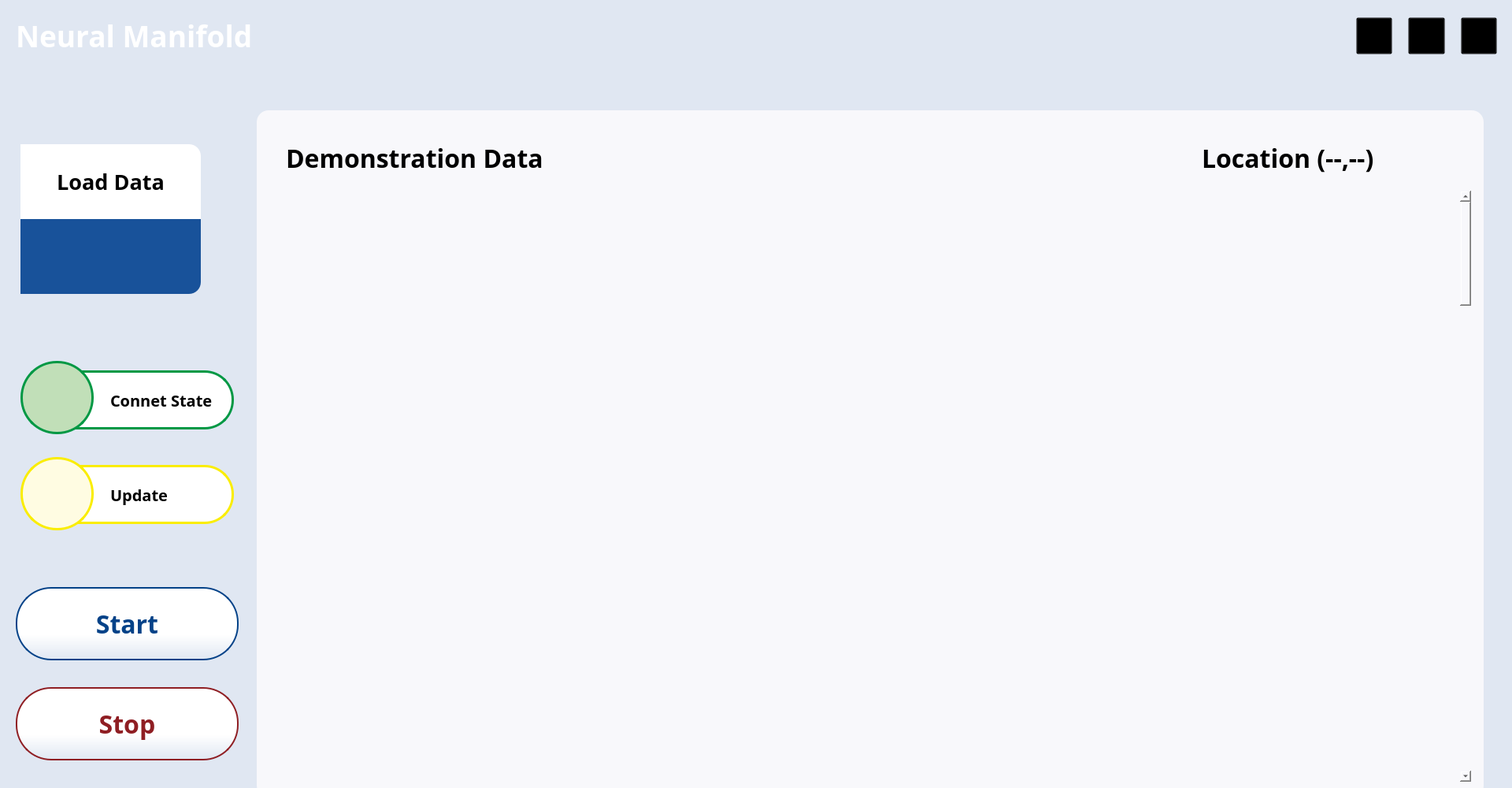
<?xml version="1.0" encoding="UTF-8"?>
<ui version="4.0">
 <class>MainWidget</class>
 <widget class="QWidget" name="MainWidget">
  <property name="windowModality">
   <enum>Qt::NonModal</enum>
  </property>
  <property name="geometry">
   <rect>
    <x>0</x>
    <y>0</y>
    <width>1920</width>
    <height>1000</height>
   </rect>
  </property>
  <property name="windowTitle">
   <string>MainWidget</string>
  </property>
  <property name="styleSheet">
   <string notr="true">background-color: rgb(224, 231, 242);
outline: none;</string>
  </property>
  <widget class="QWidget" name="TitleWidget" native="true">
   <property name="geometry">
    <rect>
     <x>0</x>
     <y>0</y>
     <width>1920</width>
     <height>88</height>
    </rect>
   </property>
   <property name="styleSheet">
    <string notr="true">background: url(:/icon/PNG/icon_title _bar_background.png);</string>
   </property>
   <widget class="QWidget" name="horizontalLayoutWidget">
    <property name="geometry">
     <rect>
      <x>0</x>
      <y>0</y>
      <width>1931</width>
      <height>91</height>
     </rect>
    </property>
    <layout class="QHBoxLayout" name="horizontalLayout">
     <property name="spacing">
      <number>20</number>
     </property>
     <property name="leftMargin">
      <number>20</number>
     </property>
     <item>
      <widget class="QLabel" name="APPTitle">
       <property name="font">
        <font>
         <family>HarmonyOS Sans SC</family>
         <pointsize>28</pointsize>
         <weight>75</weight>
         <bold>true</bold>
        </font>
       </property>
       <property name="styleSheet">
        <string notr="true">color: rgb(255, 255, 255);
background: transparent</string>
       </property>
       <property name="text">
        <string>Neural Manifold</string>
       </property>
      </widget>
     </item>
     <item>
      <spacer name="horizontalSpacer_right">
       <property name="orientation">
        <enum>Qt::Horizontal</enum>
       </property>
       <property name="sizeHint" stdset="0">
        <size>
         <width>40</width>
         <height>20</height>
        </size>
       </property>
      </spacer>
     </item>
     <item>
      <widget class="QPushButton" name="pushButton_minimize">
       <property name="minimumSize">
        <size>
         <width>46</width>
         <height>47</height>
        </size>
       </property>
       <property name="focusPolicy">
        <enum>Qt::ClickFocus</enum>
       </property>
       <property name="styleSheet">
        <string notr="true">QPushButton {
	border-image: url(:/icon/PNG/icon_minimize.png);
	outline: none;
	background: transparent;
}

QPushButton:hover {
	
	border-image: url(:/icon/PNG/icon_minimize_pressed.png);
}
            
QPushButton:pressed {
	
	border-image: url(:/icon/PNG/icon_minimize_pressed.png);
}</string>
       </property>
       <property name="text">
        <string/>
       </property>
       <property name="iconSize">
        <size>
         <width>32</width>
         <height>32</height>
        </size>
       </property>
       <property name="checkable">
        <bool>false</bool>
       </property>
       <property name="default">
        <bool>false</bool>
       </property>
       <property name="flat">
        <bool>false</bool>
       </property>
      </widget>
     </item>
     <item>
      <widget class="QPushButton" name="pushButton_maximize">
       <property name="minimumSize">
        <size>
         <width>47</width>
         <height>47</height>
        </size>
       </property>
       <property name="focusPolicy">
        <enum>Qt::ClickFocus</enum>
       </property>
       <property name="styleSheet">
        <string notr="true">QPushButton {
	border-image: url(:/icon/PNG/icon_maximize.png);
	outline: none;
	background: transparent;
}

QPushButton:hover {
	
	border-image: url(:/icon/PNG/icon_maximize_pressed.png);
}
            
QPushButton:pressed {
	
	border-image: url(:/icon/PNG/icon_maximize_pressed.png);
}</string>
       </property>
       <property name="text">
        <string/>
       </property>
      </widget>
     </item>
     <item>
      <widget class="QPushButton" name="pushButton_close">
       <property name="minimumSize">
        <size>
         <width>46</width>
         <height>47</height>
        </size>
       </property>
       <property name="focusPolicy">
        <enum>Qt::ClickFocus</enum>
       </property>
       <property name="styleSheet">
        <string notr="true">QPushButton {
	border-image: url(:/icon/PNG/icon_close.png);
	outline: none;
	background: transparent;
}

QPushButton:hover {
	
	border-image: url(:/icon/PNG/icon_close_pressed.png);
}
            
QPushButton:pressed {
	
	border-image: url(:/icon/PNG/icon_close_pressed.png);
}</string>
       </property>
       <property name="text">
        <string/>
       </property>
       <property name="iconSize">
        <size>
         <width>46</width>
         <height>47</height>
        </size>
       </property>
      </widget>
     </item>
     <item>
      <spacer name="horizontalSpacer_mid">
       <property name="orientation">
        <enum>Qt::Horizontal</enum>
       </property>
       <property name="sizeType">
        <enum>QSizePolicy::Minimum</enum>
       </property>
       <property name="sizeHint" stdset="0">
        <size>
         <width>30</width>
         <height>20</height>
        </size>
       </property>
      </spacer>
     </item>
    </layout>
   </widget>
  </widget>
  <widget class="QWidget" name="ReuseWidget" native="true">
   <property name="geometry">
    <rect>
     <x>326</x>
     <y>140</y>
     <width>1558</width>
     <height>872</height>
    </rect>
   </property>
   <property name="styleSheet">
    <string notr="true">background-color: #F8F8FB;
border-radius: 15px;</string>
   </property>
   <widget class="QScrollArea" name="ChannalSelectScrollArea">
    <property name="geometry">
     <rect>
      <x>26</x>
      <y>102</y>
      <width>1516</width>
      <height>750</height>
     </rect>
    </property>
    <property name="focusPolicy">
     <enum>Qt::ClickFocus</enum>
    </property>
    <property name="styleSheet">
     <string notr="true">#scrollArea{
	background-color: rgb(255, 255,255);
	border: 2px solid #FFFFFF;
	border-radius:15px;
}
 
QScrollBar:vertical {/*设置滚动条背景*/
    border: none;
	border-radius:10px;
    width: 20px;
	background:rgba(153, 153, 153, 0.5);
	border-image: url(:/icon/tou.png);
}
QScrollBar::handle:vertical {/*设置滑动条*/
	border: none;
    border-radius:10px; 
 
	background-color: rgb(55, 156, 212);
  }
QScrollBar::sub-line:vertical {
      border: none;
      height: 0px;
      subcontrol-position: top;
      subcontrol-origin: margin;
  }
QScrollBar::add-line:vertical {
      border: none;
      height: 0px;
      subcontrol-position: bottom;
      subcontrol-origin: margin;
  }
  QScrollBar::up-arrow:vertical, QScrollBar::down-arrow:vertical {
	border:none;
      width: 0px;
      height: 0px;
  }
  QScrollBar::add-page:vertical, QScrollBar::sub-page:vertical {
      background: none;
  }
 
 
 
 
QScrollBar:horizontal {/*设置滚动条背景*/
    border: none;
	border-radius:2px;
    height: 20px;
	background:rgba(153, 153, 153, 0.5);
	border-image: url(:/icon/tou.png);
}
QScrollBar::handle:horizontal {/*设置滑动条*/
	border: none;
    border-radius:2px; 
 
	background-color: rgb(55, 156, 212);
  }
QScrollBar::sub-line:horizontal {
      border: none;
      width: 0px;
      subcontrol-position: left;
      subcontrol-origin: margin;
  }
QScrollBar::add-line:horizontal {
      border: none;
      width: 0px;
      subcontrol-position: right;
      subcontrol-origin: margin;
  }
  QScrollBar::up-arrow:horizontal, QScrollBar::down-arrow:vertical {
	border:none;
      width: 0px;
      height: 0px;
  }
  QScrollBar::add-page:horizontal, QScrollBar::sub-page:vertical {
      background: none;
  }
 
 
 
 
 </string>
    </property>
    <property name="verticalScrollBarPolicy">
     <enum>Qt::ScrollBarAsNeeded</enum>
    </property>
    <property name="horizontalScrollBarPolicy">
     <enum>Qt::ScrollBarAlwaysOff</enum>
    </property>
    <property name="widgetResizable">
     <bool>false</bool>
    </property>
    <widget class="QWidget" name="scrollAreaWidgetContents_2">
     <property name="geometry">
      <rect>
       <x>0</x>
       <y>0</y>
       <width>1495</width>
       <height>27615</height>
      </rect>
     </property>
     <property name="minimumSize">
      <size>
       <width>0</width>
       <height>800</height>
      </size>
     </property>
     <property name="styleSheet">
      <string notr="true">#scrollArea{
border: 2px solid #c3c3c3;
border-radius:15px;
}
 
 
QScrollBar:vertical {/*设置滚动条背景*/
    border: none;
	border-radius:10px;
    width: 20px;
	background:rgba(153, 153, 153, 0.5);
	border-image: url(:/icon/tou.png);
}
QScrollBar::handle:vertical {/*设置滑动条*/
	border: none;
    border-radius:10px; 
 
	background-color: rgb(55, 156, 212);
  }
QScrollBar::sub-line:vertical {
      border: none;
      height: 0px;
      subcontrol-position: top;
      subcontrol-origin: margin;
  }
QScrollBar::add-line:vertical {
      border: none;
      height: 0px;
      subcontrol-position: bottom;
      subcontrol-origin: margin;
  }
  QScrollBar::up-arrow:vertical, QScrollBar::down-arrow:vertical {
	border:none;
      width: 0px;
      height: 0px;
  }
  QScrollBar::add-page:vertical, QScrollBar::sub-page:vertical {
      background: none;
  }
 
 
 
 
QScrollBar:horizontal {/*设置滚动条背景*/
    border: none;
	border-radius:2px;
    height: 20px;
	background:rgba(153, 153, 153, 0.5);
	border-image: url(:/icon/tou.png);
}
QScrollBar::handle:horizontal {/*设置滑动条*/
	border: none;
    border-radius:2px; 
 
	background-color: rgb(55, 156, 212);
  }
QScrollBar::sub-line:horizontal {
      border: none;
      width: 0px;
      subcontrol-position: left;
      subcontrol-origin: margin;
  }
QScrollBar::add-line:horizontal {
      border: none;
      width: 0px;
      subcontrol-position: right;
      subcontrol-origin: margin;
  }
  QScrollBar::up-arrow:horizontal, QScrollBar::down-arrow:vertical {
	border:none;
      width: 0px;
      height: 0px;
  }
  QScrollBar::add-page:horizontal, QScrollBar::sub-page:vertical {
      background: none;
  }
 
 
 
 
 </string>
     </property>
     <widget class="QWidget" name="ChannelSelectWidget" native="true">
      <property name="geometry">
       <rect>
        <x>0</x>
        <y>0</y>
        <width>1495</width>
        <height>27615</height>
       </rect>
      </property>
      <property name="styleSheet">
       <string notr="true">background: transparent</string>
      </property>
     </widget>
    </widget>
   </widget>
   <widget class="QLabel" name="label_channel_select_title">
    <property name="geometry">
     <rect>
      <x>37</x>
      <y>37</y>
      <width>414</width>
      <height>46</height>
     </rect>
    </property>
    <property name="font">
     <font>
      <family>HarmonyOS Sans SC</family>
      <pointsize>24</pointsize>
      <weight>75</weight>
      <bold>true</bold>
     </font>
    </property>
    <property name="styleSheet">
     <string notr="true">color: rgb(0, 0, 0);
background: transparent</string>
    </property>
    <property name="text">
     <string>Demonstration Data</string>
    </property>
   </widget>
   <widget class="QLabel" name="label_data_position">
    <property name="geometry">
     <rect>
      <x>1200</x>
      <y>37</y>
      <width>300</width>
      <height>46</height>
     </rect>
    </property>
    <property name="font">
     <font>
      <family>HarmonyOS Sans SC</family>
      <pointsize>24</pointsize>
      <weight>75</weight>
      <bold>true</bold>
     </font>
    </property>
    <property name="styleSheet">
     <string notr="true">color: rgb(0, 0, 0);
background: transparent</string>
    </property>
    <property name="text">
     <string>Location (--,--)</string>
    </property>
   </widget>
  </widget>
  <widget class="QLabel" name="label">
   <property name="geometry">
    <rect>
     <x>27</x>
     <y>470</y>
     <width>270</width>
     <height>75</height>
    </rect>
   </property>
   <property name="styleSheet">
    <string notr="true">background-color: #ffffff;       /* 背景色 */
border-style: solid;             /* 边框风格 */
border-width: 3px;               /* 边框宽度 */
border-radius: 37px;             /* 边框圆角 */
border-color: #009844;           /* 边框颜色 */

</string>
   </property>
   <property name="text">
    <string/>
   </property>
  </widget>
  <widget class="QLabel" name="label_ut_board_ok">
   <property name="geometry">
    <rect>
     <x>26</x>
     <y>458</y>
     <width>93</width>
     <height>93</height>
    </rect>
   </property>
   <property name="styleSheet">
    <string notr="true">background-color: #C1DFB8;       /* 背景色 */
border-style: solid;             /* 边框风格 */
border-width: 3px;               /* 边框宽度 */
border-radius: 46px;             /* 边框圆角 */
border-color: #009844;           /* 边框颜色 */

</string>
   </property>
   <property name="text">
    <string/>
   </property>
  </widget>
  <widget class="QLabel" name="label_automatic_cycling">
   <property name="geometry">
    <rect>
     <x>26</x>
     <y>580</y>
     <width>93</width>
     <height>93</height>
    </rect>
   </property>
   <property name="styleSheet">
    <string notr="true">background-color: #FFFCE2;       /* 背景色 */
border-style: solid;             /* 边框风格 */
border-width: 3px;               /* 边框宽度 */
border-radius: 46px;             /* 边框圆角 */
border-color: #FAED00;           /* 边框颜色 */

</string>
   </property>
   <property name="text">
    <string/>
   </property>
  </widget>
  <widget class="QLabel" name="label_4">
   <property name="geometry">
    <rect>
     <x>27</x>
     <y>590</y>
     <width>270</width>
     <height>75</height>
    </rect>
   </property>
   <property name="styleSheet">
    <string notr="true">background-color: #ffffff;       /* 背景色 */
border-style: solid;             /* 边框风格 */
border-width: 3px;               /* 边框宽度 */
border-radius: 37px;             /* 边框圆角 */
border-color: #FAED00;           /* 边框颜色 */

</string>
   </property>
   <property name="text">
    <string>TextLabel</string>
   </property>
  </widget>
  <widget class="QLabel" name="label_5">
   <property name="geometry">
    <rect>
     <x>140</x>
     <y>477</y>
     <width>131</width>
     <height>61</height>
    </rect>
   </property>
   <property name="font">
    <font>
     <family>HarmonyOS Sans SC</family>
     <pointsize>15</pointsize>
     <weight>75</weight>
     <bold>true</bold>
    </font>
   </property>
   <property name="styleSheet">
    <string notr="true">color: rgb(0, 0, 0);
background: transparent</string>
   </property>
   <property name="text">
    <string>Connet State</string>
   </property>
  </widget>
  <widget class="QLabel" name="label_6">
   <property name="geometry">
    <rect>
     <x>140</x>
     <y>597</y>
     <width>131</width>
     <height>61</height>
    </rect>
   </property>
   <property name="font">
    <font>
     <family>HarmonyOS Sans SC</family>
     <pointsize>15</pointsize>
     <weight>75</weight>
     <bold>true</bold>
    </font>
   </property>
   <property name="styleSheet">
    <string notr="true">color: rgb(0, 0, 0);
background: transparent</string>
   </property>
   <property name="text">
    <string>Update</string>
   </property>
  </widget>
  <widget class="QPushButton" name="pushButton_pulse">
   <property name="geometry">
    <rect>
     <x>20</x>
     <y>745</y>
     <width>283</width>
     <height>93</height>
    </rect>
   </property>
   <property name="font">
    <font>
     <family>HarmonyOS Sans SC</family>
     <pointsize>-1</pointsize>
     <weight>75</weight>
     <italic>false</italic>
     <bold>true</bold>
    </font>
   </property>
   <property name="focusPolicy">
    <enum>Qt::ClickFocus</enum>
   </property>
   <property name="styleSheet">
    <string notr="true"> QPushButton {
                font-family: HarmonyOS Sans SC;
                font:bold 32px;
                color: #044288;                
				background-color: qlineargradient(spread:pad, x1:0, y1:0.65, x2:0, y2:1, stop:0 rgba(255, 255, 255, 255), stop:1 rgba(0, 0, 0, 0));
              	border-color: #044288;           /* 边框颜色 */
                border-width: 2px;               /* 边框宽度 */               
				border-radius: 45px;             /* 边框圆角 */
                border-style: solid;             /* 边框风格 */
            }
            
            QPushButton:hover {
                font:bold 34px;
            }
            
            QPushButton:pressed {
                color: white;
                font:bold 36px;
                background-color: rgb(24, 82, 154);
            }






</string>
   </property>
   <property name="text">
    <string>Start</string>
   </property>
  </widget>
  <widget class="QPushButton" name="pushButton_exit">
   <property name="geometry">
    <rect>
     <x>20</x>
     <y>872</y>
     <width>283</width>
     <height>93</height>
    </rect>
   </property>
   <property name="font">
    <font>
     <family>HarmonyOS Sans SC</family>
     <pointsize>-1</pointsize>
     <weight>75</weight>
     <italic>false</italic>
     <bold>true</bold>
    </font>
   </property>
   <property name="focusPolicy">
    <enum>Qt::ClickFocus</enum>
   </property>
   <property name="styleSheet">
    <string notr="true"> QPushButton {
                font-family: HarmonyOS Sans SC;
                font:bold 32px;
                color: #8F1E23;                
				background-color: qlineargradient(spread:pad, x1:0, y1:0.65, x2:0, y2:1, stop:0 rgba(255, 255, 255, 255), stop:1 rgba(0, 0, 0, 0));
              	border-color: #8F1E23;           /* 边框颜色 */
                border-width: 2px;               /* 边框宽度 */               
				border-radius: 45px;             /* 边框圆角 */
                border-style: solid;             /* 边框风格 */
            }
            
            QPushButton:hover {
                font:bold 34px;
            }
            
            QPushButton:pressed {
                color: white;
                font:bold 36px;
                background-color: #8F1E23;
            }






</string>
   </property>
   <property name="text">
    <string>Stop</string>
   </property>
  </widget>
  <widget class="QPushButton" name="pushButton_load_data">
   <property name="geometry">
    <rect>
     <x>26</x>
     <y>183</y>
     <width>229</width>
     <height>95</height>
    </rect>
   </property>
   <property name="font">
    <font>
     <family>HarmonyOS Sans SC</family>
     <pointsize>20</pointsize>
     <weight>75</weight>
     <bold>true</bold>
    </font>
   </property>
   <property name="focusPolicy">
    <enum>Qt::ClickFocus</enum>
   </property>
   <property name="styleSheet">
    <string notr="true">border-top-right-radius: 15px;
background-color: rgb(255, 255, 255);
color: rgb(0, 0, 0);
</string>
   </property>
   <property name="text">
    <string>Load Data</string>
   </property>
  </widget>
  <widget class="QPushButton" name="pushButton_open_device">
   <property name="geometry">
    <rect>
     <x>26</x>
     <y>278</y>
     <width>229</width>
     <height>95</height>
    </rect>
   </property>
   <property name="font">
    <font>
     <family>HarmonyOS Sans SC</family>
     <pointsize>20</pointsize>
     <weight>75</weight>
     <bold>true</bold>
    </font>
   </property>
   <property name="focusPolicy">
    <enum>Qt::ClickFocus</enum>
   </property>
   <property name="styleSheet">
    <string notr="true">border-bottom-right-radius:15px;
background-color: rgb(24, 82,154);
color:rgb(255,255,255);</string>
   </property>
   <property name="text">
    <string/>
   </property>
  </widget>
  <zorder>label</zorder>
  <zorder>label_4</zorder>
  <zorder>ReuseWidget</zorder>
  <zorder>TitleWidget</zorder>
  <zorder>label_ut_board_ok</zorder>
  <zorder>label_automatic_cycling</zorder>
  <zorder>label_5</zorder>
  <zorder>label_6</zorder>
  <zorder>pushButton_pulse</zorder>
  <zorder>pushButton_exit</zorder>
  <zorder>pushButton_load_data</zorder>
  <zorder>pushButton_open_device</zorder>
 </widget>
 <resources/>
 <connections>
  <connection>
   <sender>pushButton_close</sender>
   <signal>clicked()</signal>
   <receiver>MainWidget</receiver>
   <slot>close()</slot>
   <hints>
    <hint type="sourcelabel">
     <x>1856</x>
     <y>45</y>
    </hint>
    <hint type="destinationlabel">
     <x>959</x>
     <y>499</y>
    </hint>
   </hints>
  </connection>
  <connection>
   <sender>pushButton_minimize</sender>
   <signal>clicked()</signal>
   <receiver>MainWidget</receiver>
   <slot>showMinimized()</slot>
   <hints>
    <hint type="sourcelabel">
     <x>1723</x>
     <y>45</y>
    </hint>
    <hint type="destinationlabel">
     <x>959</x>
     <y>499</y>
    </hint>
   </hints>
  </connection>
 </connections>
</ui>
